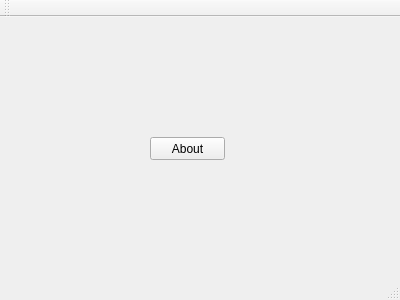
<?xml version="1.0" encoding="UTF-8"?>
<ui version="4.0">
 <class>MainWindow</class>
 <widget class="QMainWindow" name="MainWindow">
  <property name="geometry">
   <rect>
    <x>0</x>
    <y>0</y>
    <width>400</width>
    <height>300</height>
   </rect>
  </property>
  <property name="windowTitle">
   <string>MainWindow</string>
  </property>
  <widget class="QWidget" name="centralWidget">
   <widget class="QPushButton" name="AboutButton">
    <property name="geometry">
     <rect>
      <x>150</x>
      <y>120</y>
      <width>75</width>
      <height>23</height>
     </rect>
    </property>
    <property name="text">
     <string>About</string>
    </property>
   </widget>
  </widget>
  <widget class="QToolBar" name="mainToolBar">
   <attribute name="toolBarArea">
    <enum>TopToolBarArea</enum>
   </attribute>
   <attribute name="toolBarBreak">
    <bool>false</bool>
   </attribute>
  </widget>
  <widget class="QStatusBar" name="statusBar"/>
  <action name="actionAbout">
   <property name="text">
    <string>About</string>
   </property>
  </action>
 </widget>
 <layoutdefault spacing="6" margin="11"/>
 <resources/>
 <connections/>
</ui>
